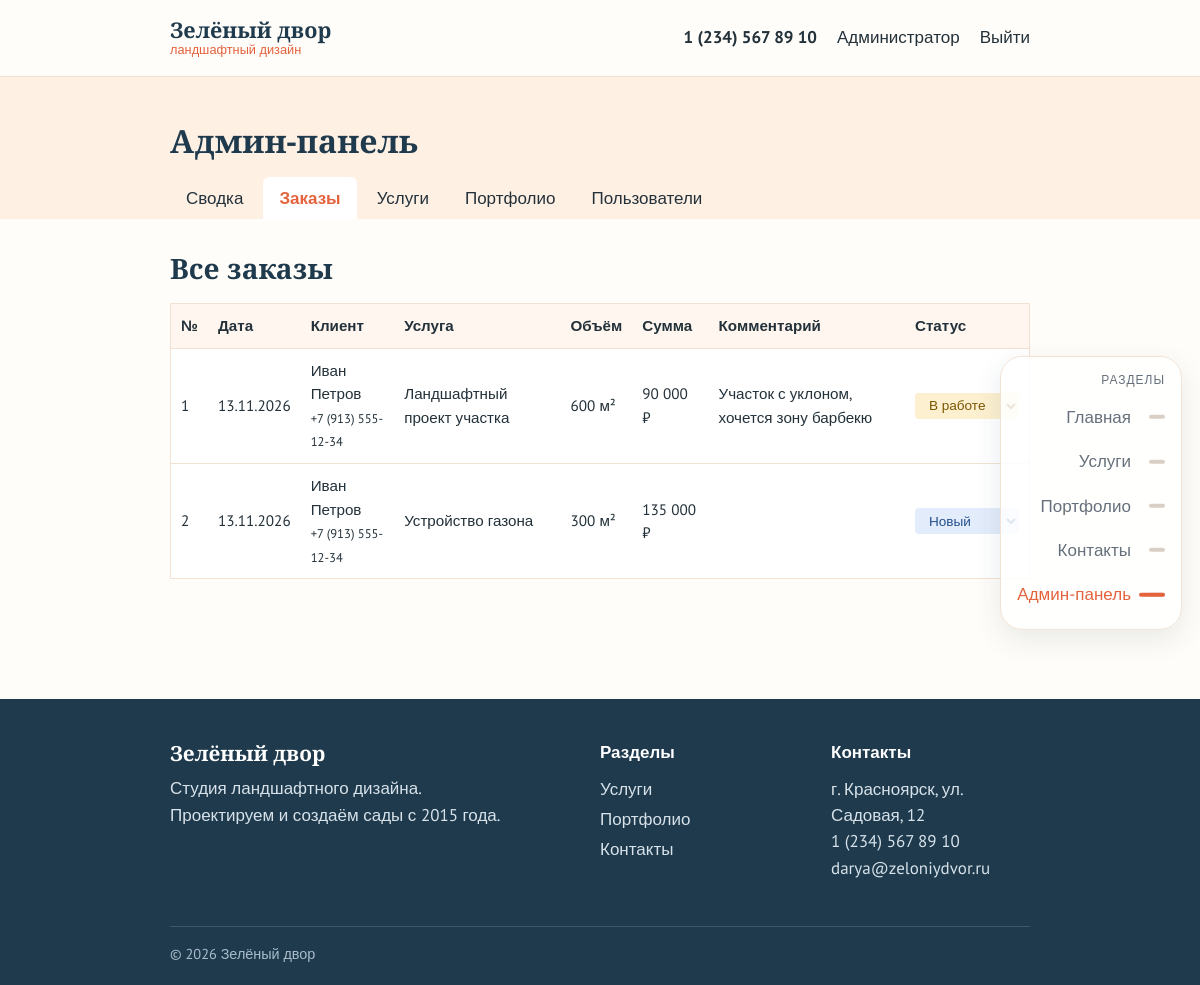
The app's page /admin/orders.php (signed in) with its own data.
### tables this page shows
CREATE TABLE orders (
    id         INT AUTO_INCREMENT PRIMARY KEY,
    user_id    INT NOT NULL,
    service_id INT NOT NULL,
    quantity   INT NOT NULL,
    total      DECIMAL(12, 2) NOT NULL,
    comment    TEXT,
    status     ENUM('new', 'in_work', 'done', 'canceled') NOT NULL DEFAULT 'new',
    created_at DATETIME NOT NULL DEFAULT CURRENT_TIMESTAMP,
    FOREIGN KEY (user_id)    REFERENCES users(id)    ON DELETE CASCADE,
    FOREIGN KEY (service_id) REFERENCES services(id) ON DELETE CASCADE
);

CREATE TABLE users (
    id         INT AUTO_INCREMENT PRIMARY KEY,
    name       VARCHAR(100) NOT NULL,
    email      VARCHAR(100) NOT NULL UNIQUE,
    phone      VARCHAR(20)  NOT NULL DEFAULT '',
    password   VARCHAR(255) NOT NULL,
    role       ENUM('user', 'admin') NOT NULL DEFAULT 'user',
    created_at DATETIME NOT NULL DEFAULT CURRENT_TIMESTAMP
);

CREATE TABLE services (
    id          INT AUTO_INCREMENT PRIMARY KEY,
    title       VARCHAR(150) NOT NULL,
    category    VARCHAR(50)  NOT NULL,
    description TEXT NOT NULL,
    price       DECIMAL(10, 2) NOT NULL,
    unit        VARCHAR(20)  NOT NULL DEFAULT 'м²',
    image       VARCHAR(255) NOT NULL DEFAULT ''
);

### includes/functions.php (called while the page is built, shortened)
<?php
function db(): PDO
{
    static $pdo = null;
    if ($pdo === null) {
        $pdo = new PDO(
            'mysql:host=' . DB_HOST . ';dbname=' . DB_NAME . ';charset=utf8mb4',
            DB_USER,
            DB_PASS,
            [
                PDO::ATTR_ERRMODE            => PDO::ERRMODE_EXCEPTION,
                PDO::ATTR_DEFAULT_FETCH_MODE => PDO::FETCH_ASSOC,
            ]
        );
    }
    return $pdo;
}
function e($text): string
{
    return htmlspecialchars((string)$text, ENT_QUOTES, 'UTF-8');
}
function money($value): string
{
    return number_format((float)$value, 0, ',', ' ') . ' ₽';
}

### admin/orders.php (the view, shortened to what this page needs)
<?php
require_once '../includes/functions.php';
$orders = db()->query(
    'SELECT orders.*, users.name, users.phone, services.title, services.unit
     FROM orders
     JOIN users    ON users.id    = orders.user_id
     JOIN services ON services.id = orders.service_id
     ORDER BY orders.created_at DESC'
)->fetchAll();
require '../includes/header.php';
require 'nav.php';
?>
<section class="section container">
    <h2>Все заказы</h2>
    <table class="table">
        <tr><th>№</th><th>Дата</th><th>Клиент</th><th>Услуга</th><th>Объём</th><th>Сумма</th><th>Комментарий</th><th>Статус</th></tr>
        <?php foreach ($orders as $order): ?>
            <tr>
                <td><?= $order['id'] ?></td>
                <td><?= date('d.m.Y', strtotime($order['created_at'])) ?></td>
                <td><?= e($order['name']) ?><br><small><?= e($order['phone']) ?></small></td>
                <td><?= e($order['title']) ?></td>
                <td><?= $order['quantity'] ?> <?= e($order['unit']) ?></td>
                <td><?= money($order['total']) ?></td>
                <td><?= e($order['comment']) ?></td>
                <td>
                    <form method="post">
                        <select name="status" class="status status-<?= $order['status'] ?>" data-autosubmit>
                            <?php foreach (ORDER_STATUSES as $key => $label): ?>
                                <option value="<?= $key ?>" <?= $key === $order['status'] ? 'selected' : '' ?>><?= $label ?></option>
                            <?php endforeach; ?>
                        </select>
                    </form>
                </td>
            </tr>
        <?php endforeach; ?>
    </table>
</section>
<?php require '../includes/footer.php'; ?>

### assets/css/style.css (style rules this page uses)
:root { --green: #e4623c; --green-dark: #c24a26; --green-light: #fff0e4; --clay: #f0a830; --ink: #1e3a4c; --text: #23313a; --muted: #66707a; --line: #f1e2d3; --bg-light: #fff7ef; --danger: #b3261e; --shadow: 0 10px 28px rgba(30, 58, 76, .10); --font-title: 'PT Serif', Georgia, serif; --font-text: 'PT Sans', Arial, sans-serif; }
* { box-sizing: border-box; }
body { margin: 0; min-height: 100vh; display: flex; flex-direction: column; font: 17px/1.55 var(--font-text); color: var(--text); background: #fffdf9; }
h1, h2, h3 { font-family: var(--font-title); font-weight: 700; line-height: 1.25; margin: 0 0 .6em; color: var(--ink); }
h2 { font-size: 1.75rem; }
.container { width: min(1140px, 100% - 32px); margin: 0 auto; }
.section { padding: 64px 0; }
.status { display: inline-block; padding: 3px 10px; border-radius: 4px; font-size: .85rem; border: 0; font-family: var(--font-text); }
.status-new { background: #e3ecfa; color: #24508f; }
.status-in_work { background: #fdf0d0; color: #7a5600; }
.page-head--admin + .section { padding-top: 32px; }
.table { width: 100%; border-collapse: collapse; font-size: .95rem; border: 1px solid var(--line); background: #fff; }
.table th { background: var(--bg-light); text-align: left; padding: 10px; border-bottom: 1px solid var(--line); }
.table td { padding: 10px; border-bottom: 1px solid var(--line); vertical-align: middle; }
.table select.status { cursor: pointer; }
@media (min-width: 901px) { .container { width: min(1140px, 100% - 340px); } }
@media (prefers-reduced-motion: no-preference) { .reveal { opacity: 0; transform: translateY(24px); transition: opacity .7s ease, transform .7s ease; } }
@media (prefers-reduced-motion: no-preference) { .reveal.visible { opacity: 1; transform: none; } }

### records on screen
orders: id "1", created_at "13.11.2026", user.name "Иван Петров", user.phone "+7 (913) 555-12-34", service.title "Ландшафтный проект участка", quantity "600", service.unit "м²", total "90 000 ₽", comment "Участок с уклоном, хочется зону барбекю", status "В работе"
orders: id "2", created_at "13.11.2026", user.name "Иван Петров", user.phone "+7 (913) 555-12-34", service.title "Устройство газона", quantity "300", service.unit "м²", total "135 000 ₽", status "Новый"

### other values on screen
SITE_NAME "Зелёный двор"
$label "Главная"
$label "Услуги"
$label "Портфолио"
$label "Контакты"
$user['name'] "Администратор"
$label "Сводка"
$label "Заказы"
$label "Пользователи"
